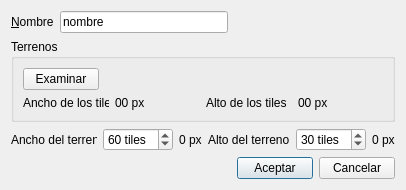
<?xml version="1.0" encoding="UTF-8"?>
<ui version="4.0">
 <class>DialogNewTerrain</class>
 <widget class="QDialog" name="DialogNewTerrain">
  <property name="geometry">
   <rect>
    <x>0</x>
    <y>0</y>
    <width>393</width>
    <height>182</height>
   </rect>
  </property>
  <property name="windowTitle">
   <string>Nuevo Terreno</string>
  </property>
  <layout class="QVBoxLayout" name="verticalLayout">
   <item>
    <layout class="QHBoxLayout" name="horizontalLayout_4">
     <item>
      <widget class="QLabel" name="label_6">
       <property name="maximumSize">
        <size>
         <width>86</width>
         <height>16777215</height>
        </size>
       </property>
       <property name="text">
        <string>&amp;Nombre</string>
       </property>
       <property name="buddy">
        <cstring>_le_name</cstring>
       </property>
      </widget>
     </item>
     <item>
      <widget class="QLineEdit" name="_le_name">
       <property name="text">
        <string>nombre</string>
       </property>
      </widget>
     </item>
     <item>
      <spacer name="horizontalSpacer_2">
       <property name="orientation">
        <enum>Qt::Horizontal</enum>
       </property>
       <property name="sizeHint" stdset="0">
        <size>
         <width>40</width>
         <height>20</height>
        </size>
       </property>
      </spacer>
     </item>
    </layout>
   </item>
   <item>
    <layout class="QHBoxLayout" name="horizontalLayout_3">
     <item>
      <widget class="QGroupBox" name="groupBox">
       <property name="title">
        <string>Terrenos</string>
       </property>
       <layout class="QGridLayout" name="gridLayout_2">
        <item row="2" column="3">
         <widget class="QLabel" name="_l_tile_height">
          <property name="text">
           <string>00 px</string>
          </property>
         </widget>
        </item>
        <item row="2" column="1">
         <widget class="QLabel" name="_l_tile_widht">
          <property name="text">
           <string>00 px</string>
          </property>
         </widget>
        </item>
        <item row="2" column="2">
         <widget class="QLabel" name="label_2">
          <property name="maximumSize">
           <size>
            <width>86</width>
            <height>16777215</height>
           </size>
          </property>
          <property name="text">
           <string>Alto de los tiles</string>
          </property>
         </widget>
        </item>
        <item row="2" column="0">
         <widget class="QLabel" name="label">
          <property name="maximumSize">
           <size>
            <width>86</width>
            <height>16777215</height>
           </size>
          </property>
          <property name="text">
           <string>Ancho de los tiles</string>
          </property>
         </widget>
        </item>
        <item row="1" column="0">
         <widget class="QPushButton" name="_pb_find">
          <property name="maximumSize">
           <size>
            <width>76</width>
            <height>16777215</height>
           </size>
          </property>
          <property name="text">
           <string>Examinar</string>
          </property>
         </widget>
        </item>
        <item row="1" column="1" colspan="3">
         <widget class="QLabel" name="_l_tools">
          <property name="maximumSize">
           <size>
            <width>331</width>
            <height>16777215</height>
           </size>
          </property>
          <property name="text">
           <string/>
          </property>
          <property name="textInteractionFlags">
           <set>Qt::LinksAccessibleByKeyboard|Qt::LinksAccessibleByMouse|Qt::TextBrowserInteraction|Qt::TextSelectableByKeyboard|Qt::TextSelectableByMouse</set>
          </property>
         </widget>
        </item>
       </layout>
      </widget>
     </item>
    </layout>
   </item>
   <item>
    <layout class="QHBoxLayout" name="horizontalLayout_2">
     <item>
      <widget class="QLabel" name="label_3">
       <property name="maximumSize">
        <size>
         <width>86</width>
         <height>16777215</height>
        </size>
       </property>
       <property name="text">
        <string>Ancho del terreno</string>
       </property>
       <property name="buddy">
        <cstring>_sb_width</cstring>
       </property>
      </widget>
     </item>
     <item>
      <widget class="QSpinBox" name="_sb_width">
       <property name="minimumSize">
        <size>
         <width>70</width>
         <height>0</height>
        </size>
       </property>
       <property name="maximumSize">
        <size>
         <width>70</width>
         <height>16777215</height>
        </size>
       </property>
       <property name="suffix">
        <string> tiles</string>
       </property>
       <property name="minimum">
        <number>2</number>
       </property>
       <property name="maximum">
        <number>5000</number>
       </property>
       <property name="value">
        <number>60</number>
       </property>
      </widget>
     </item>
     <item>
      <widget class="QLabel" name="_l_wpx">
       <property name="maximumSize">
        <size>
         <width>50</width>
         <height>16777215</height>
        </size>
       </property>
       <property name="text">
        <string>0 px</string>
       </property>
      </widget>
     </item>
     <item>
      <widget class="QLabel" name="label_4">
       <property name="maximumSize">
        <size>
         <width>86</width>
         <height>16777215</height>
        </size>
       </property>
       <property name="text">
        <string>Alto del terreno</string>
       </property>
       <property name="buddy">
        <cstring>_sb_height</cstring>
       </property>
      </widget>
     </item>
     <item>
      <widget class="QSpinBox" name="_sb_height">
       <property name="minimumSize">
        <size>
         <width>70</width>
         <height>0</height>
        </size>
       </property>
       <property name="maximumSize">
        <size>
         <width>70</width>
         <height>16777215</height>
        </size>
       </property>
       <property name="suffix">
        <string> tiles</string>
       </property>
       <property name="minimum">
        <number>2</number>
       </property>
       <property name="maximum">
        <number>5000</number>
       </property>
       <property name="value">
        <number>30</number>
       </property>
      </widget>
     </item>
     <item>
      <widget class="QLabel" name="_l_hpx">
       <property name="maximumSize">
        <size>
         <width>50</width>
         <height>16777215</height>
        </size>
       </property>
       <property name="text">
        <string>0 px</string>
       </property>
      </widget>
     </item>
    </layout>
   </item>
   <item>
    <layout class="QHBoxLayout" name="horizontalLayout_6">
     <item>
      <spacer name="horizontalSpacer">
       <property name="orientation">
        <enum>Qt::Horizontal</enum>
       </property>
       <property name="sizeHint" stdset="0">
        <size>
         <width>40</width>
         <height>20</height>
        </size>
       </property>
      </spacer>
     </item>
     <item>
      <widget class="QPushButton" name="_pb_acept">
       <property name="minimumSize">
        <size>
         <width>0</width>
         <height>0</height>
        </size>
       </property>
       <property name="maximumSize">
        <size>
         <width>76</width>
         <height>16777215</height>
        </size>
       </property>
       <property name="text">
        <string>Aceptar</string>
       </property>
       <property name="default">
        <bool>true</bool>
       </property>
      </widget>
     </item>
     <item>
      <widget class="QPushButton" name="_pb_reject">
       <property name="minimumSize">
        <size>
         <width>0</width>
         <height>0</height>
        </size>
       </property>
       <property name="maximumSize">
        <size>
         <width>76</width>
         <height>16777215</height>
        </size>
       </property>
       <property name="text">
        <string>Cancelar</string>
       </property>
      </widget>
     </item>
    </layout>
   </item>
  </layout>
 </widget>
 <tabstops>
  <tabstop>_le_name</tabstop>
  <tabstop>_pb_find</tabstop>
  <tabstop>_sb_width</tabstop>
  <tabstop>_sb_height</tabstop>
  <tabstop>_pb_acept</tabstop>
  <tabstop>_pb_reject</tabstop>
 </tabstops>
 <resources/>
 <connections>
  <connection>
   <sender>_pb_find</sender>
   <signal>clicked()</signal>
   <receiver>DialogNewTerrain</receiver>
   <slot>loadTools()</slot>
   <hints>
    <hint type="sourcelabel">
     <x>302</x>
     <y>147</y>
    </hint>
    <hint type="destinationlabel">
     <x>302</x>
     <y>88</y>
    </hint>
   </hints>
  </connection>
  <connection>
   <sender>_pb_acept</sender>
   <signal>clicked()</signal>
   <receiver>DialogNewTerrain</receiver>
   <slot>accept()</slot>
   <hints>
    <hint type="sourcelabel">
     <x>246</x>
     <y>184</y>
    </hint>
    <hint type="destinationlabel">
     <x>246</x>
     <y>111</y>
    </hint>
   </hints>
  </connection>
  <connection>
   <sender>_pb_reject</sender>
   <signal>clicked()</signal>
   <receiver>DialogNewTerrain</receiver>
   <slot>reject()</slot>
   <hints>
    <hint type="sourcelabel">
     <x>336</x>
     <y>179</y>
    </hint>
    <hint type="destinationlabel">
     <x>336</x>
     <y>113</y>
    </hint>
   </hints>
  </connection>
 </connections>
 <slots>
  <slot>loadTools()</slot>
 </slots>
</ui>
